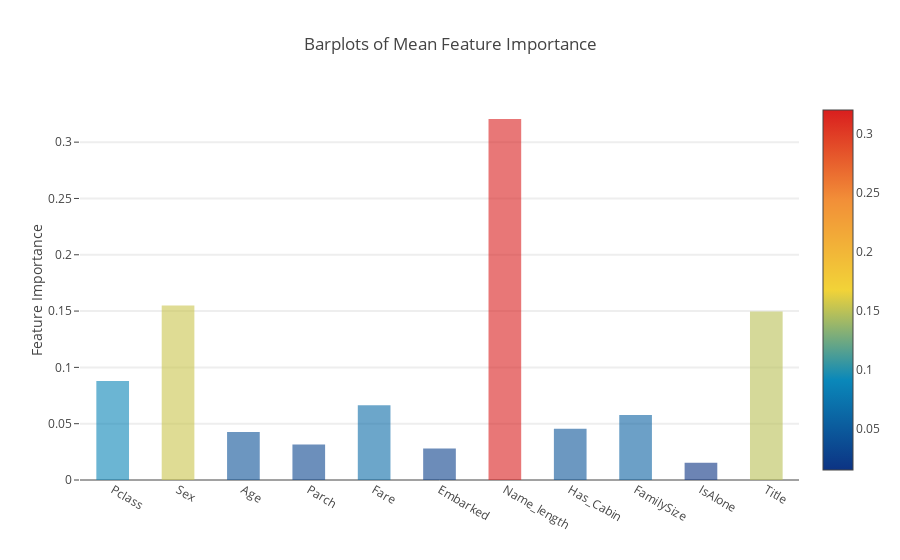

Write notebook code for a chart like this one.
### Code cell
y = feature_dataframe['mean'].values
x = feature_dataframe['features'].values
data = [go.Bar(
            x= x,
             y= y,
            width = 0.5,
            marker=dict(
               color = feature_dataframe['mean'].values,
            colorscale='Portland',
            showscale=True,
            reversescale = False
            ),
            opacity=0.6
        )]

layout= go.Layout(
    autosize= True,
    title= 'Barplots of Mean Feature Importance',
    hovermode= 'closest',
#     xaxis= dict(
#         title= 'Pop',
#         ticklen= 5,
#         zeroline= False,
#         gridwidth= 2,
#     ),
    yaxis=dict(
        title= 'Feature Importance',
        ticklen= 5,
        gridwidth= 2
    ),
    showlegend= False
)
fig = go.Figure(data=data, layout=layout)
py.iplot(fig, filename='bar-direct-labels')

### Figure 1 — Plotly figure (JSON) as saved in the notebook; plotly's stock layout.template omitted (floating-point values rounded to 4 significant figures)
{"data": [{"marker": {"color": [0.08794, 0.1548, 0.04265, 0.03143, 0.06636, 0.02805, 0.3206, 0.04546, 0.05776, 0.01541, 0.1495], "colorscale": "Portland", "reversescale": false, "showscale": true}, "opacity": 0.6, "type": "bar", "width": 0.5, "x": ["Pclass", "Sex", "Age", "Parch", "Fare", "Embarked", "Name_length", "Has_Cabin", "FamilySize", "IsAlone", "Title"], "y": [0.08794, 0.1548, 0.04265, 0.03143, 0.06636, 0.02805, 0.3206, 0.04546, 0.05776, 0.01541, 0.1495]}], "layout": {"autosize": true, "hovermode": "closest", "showlegend": false, "title": "Barplots of Mean Feature Importance", "yaxis": {"gridwidth": 2, "ticklen": 5, "title": "Feature Importance"}}}
